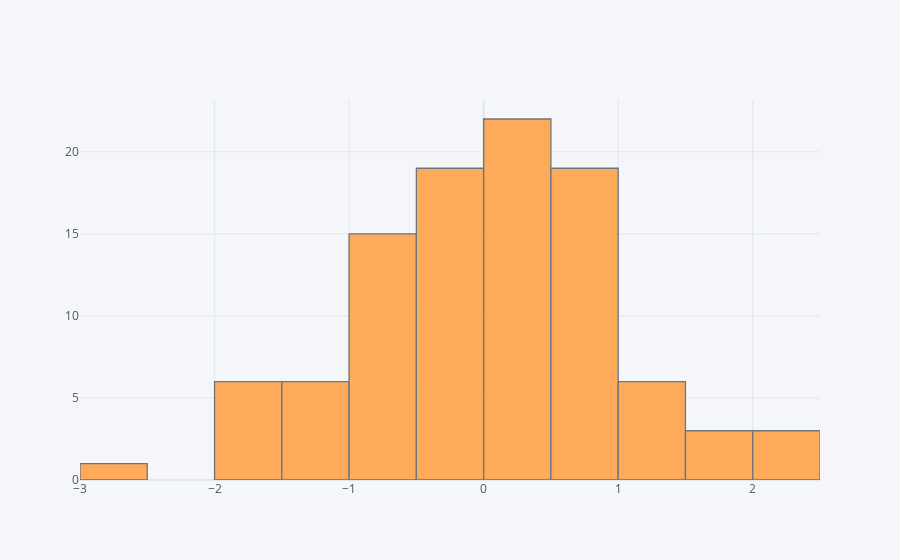

The notebook cell this image was saved under:
### Markdown cell above
## histogram

### Code cell
df['A'].iplot(kind='hist',bins=25)

### Figure 1 — Plotly figure (JSON) as saved in the notebook; plotly's stock layout.template omitted (floating-point values rounded to 4 significant figures)
{"data": [{"histfunc": "count", "histnorm": "", "marker": {"color": "rgba(255, 153, 51, 1.0)", "line": {"color": "#4D5663", "width": 1.3}}, "name": "A", "nbinsx": 25, "opacity": 0.8, "orientation": "v", "type": "histogram", "x": [0.3353, 0.09065, -0.0163, -0.0787, -0.1128, -0.1401, 0.3773, 0.9808, 0.8105, -0.537, 0.4666, -0.4028, 0.8451, -1.671, -0.5647, -1.045, -0.1913, -0.0838, -0.6808, 1.531, -0.8473, 2.017, 0.5676, -0.1257, -2.953, -0.7623, 0.2465, 0.678, 0.345, 0.7051, 0.4829, 0.1966, -0.1084, 1.296, -1.208, -0.8869, -0.8505, -0.8592, 0.2389, -0.3907, 0.79, 1.907, 0.7332, 0.07628, -0.1606, 0.3722, 0.6055, 0.7957, 0.9725, 0.2402, -1.39, -1.733, -1.053, -0.8436, -1.867, 0.143, 0.3503, 0.4798, 0.51, 2.075, -1.369, -0.06876, -0.4506, 1.078, 0.3071, -0.4139, 1.79, 0.7765, 1.101, 2.366, -0.7487, -0.8896, 0.8656, 0.411, -0.6092, -1.438, 0.2664, -1.898, -1.738, -1.529, 0.2353, -0.08309, 0.2734, -0.4817, -0.1375, 0.3378, 0.6999, 0.5377, 0.807, -0.6731, 1.443, 1.287, 0.7036, -0.7922, -0.4899, -0.5232, 0.3857, -0.09919, 0.8203, 1.298]}], "layout": {"barmode": "overlay", "legend": {"bgcolor": "#F5F6F9", "font": {"color": "#4D5663"}}, "paper_bgcolor": "#F5F6F9", "plot_bgcolor": "#F5F6F9", "title": {"font": {"color": "#4D5663"}}, "xaxis": {"gridcolor": "#E1E5ED", "showgrid": true, "tickfont": {"color": "#4D5663"}, "title": {"font": {"color": "#4D5663"}, "text": ""}, "zerolinecolor": "#E1E5ED"}, "yaxis": {"gridcolor": "#E1E5ED", "showgrid": true, "tickfont": {"color": "#4D5663"}, "title": {"font": {"color": "#4D5663"}, "text": ""}, "zerolinecolor": "#E1E5ED"}}}
